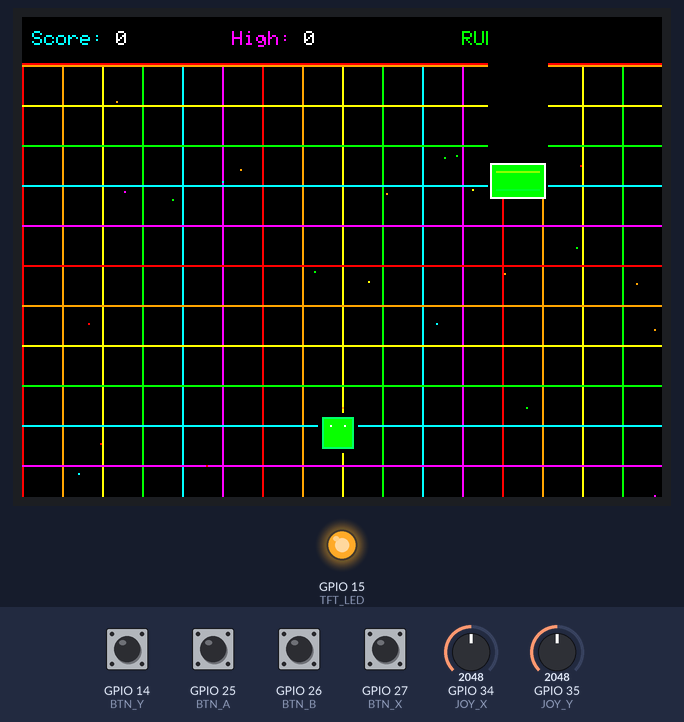
A sketch run on a simulated ESP32. Parts: 320×240 colour display, output pins drawn as LEDs (lit = HIGH). The inputs (shaded band) are chosen by the test bench; at power-on: GPIO 14 (BTN_Y), GPIO 25 (BTN_A), GPIO 26 (BTN_B), GPIO 27 (BTN_X) HIGH, GPIO 34 (JOY_X) = 2048, GPIO 35 (JOY_Y) = 2048. Random numbers use the default seed unless the sketch sets one.

Above: at 3.5 s.
3.6 s: GPIO 34 (JOY_X) set to 2567
6.2 s: GPIO 34 (JOY_X) set to 2656
At 8.6 s:
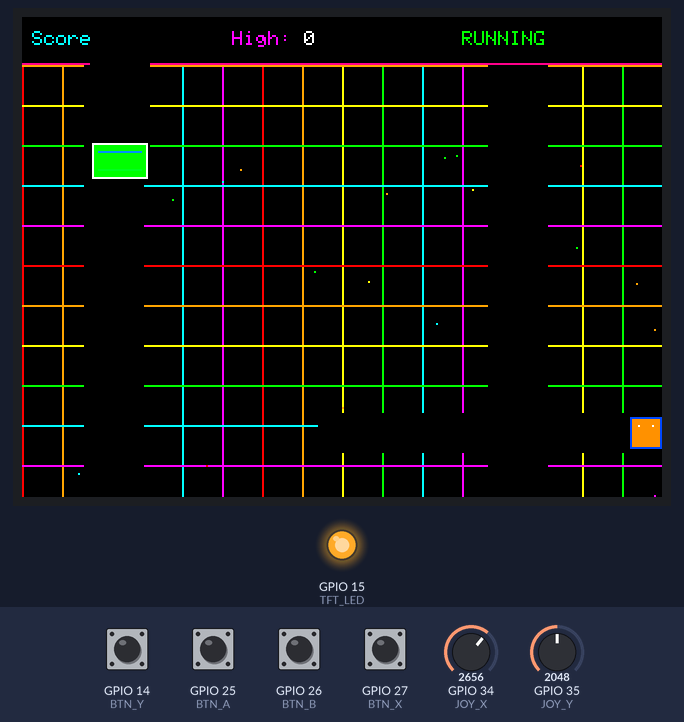
8.7 s: GPIO 25 (BTN_A) pulled LOW for 0.15 s
At 8.94 s:
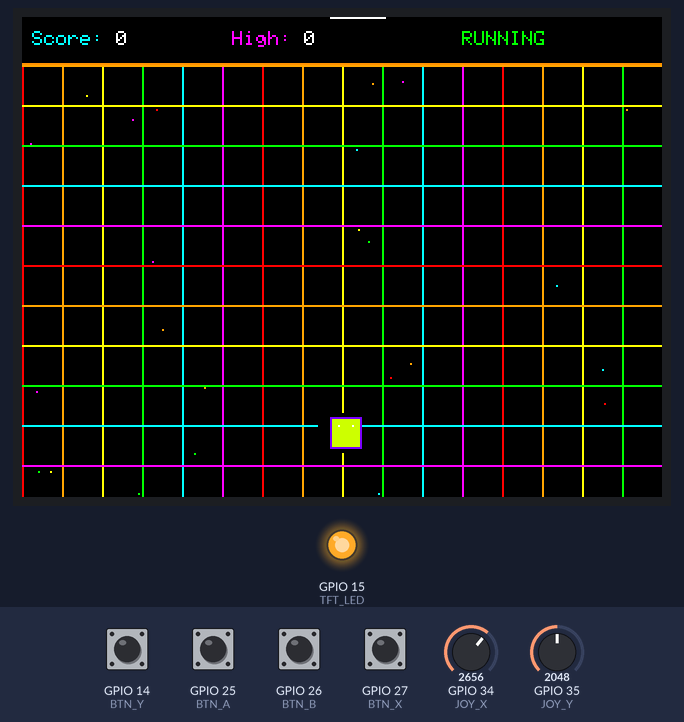
9.4 s: GPIO 26 (BTN_B) pulled LOW for 0.15 s
At 10.6 s:
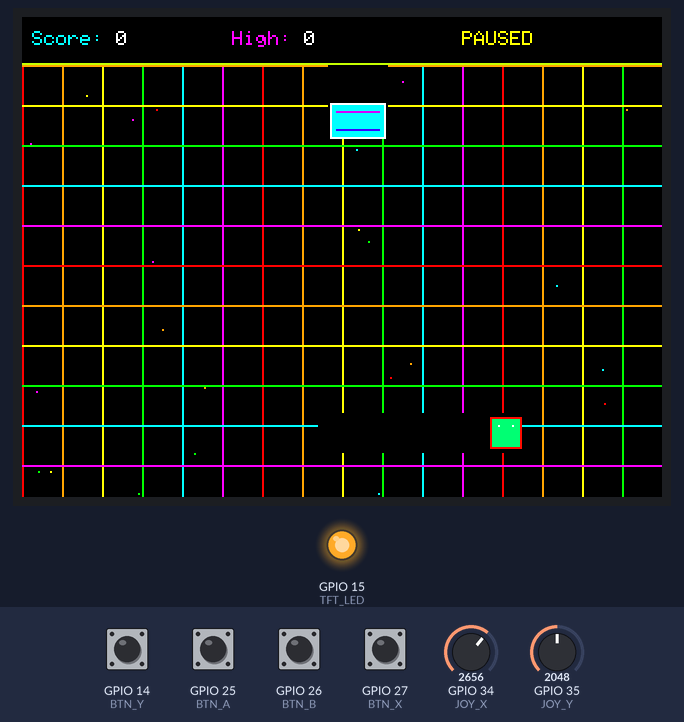
11.0 s: GPIO 25 (BTN_A) pulled LOW for 1 s
At 11.27 s:
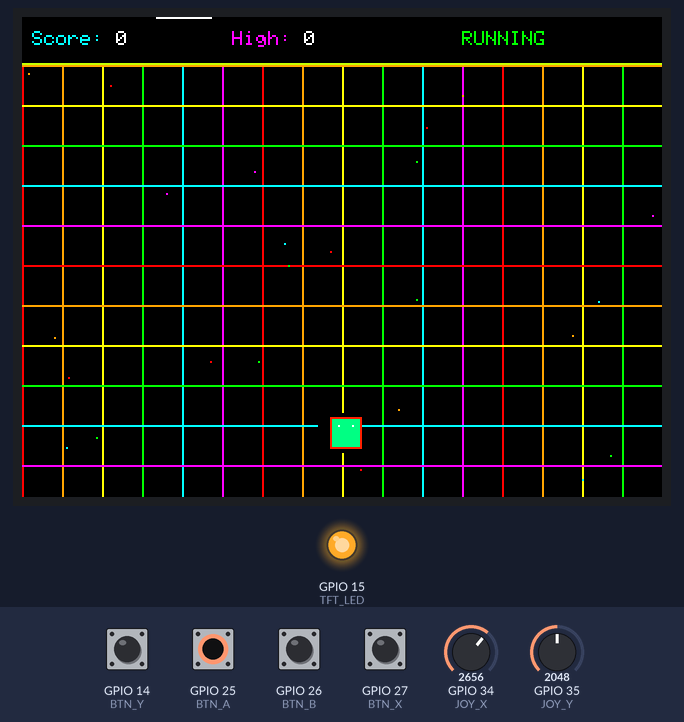
12.6 s: GPIO 14 (BTN_Y) pulled LOW for 0.15 s
At 12.86 s:
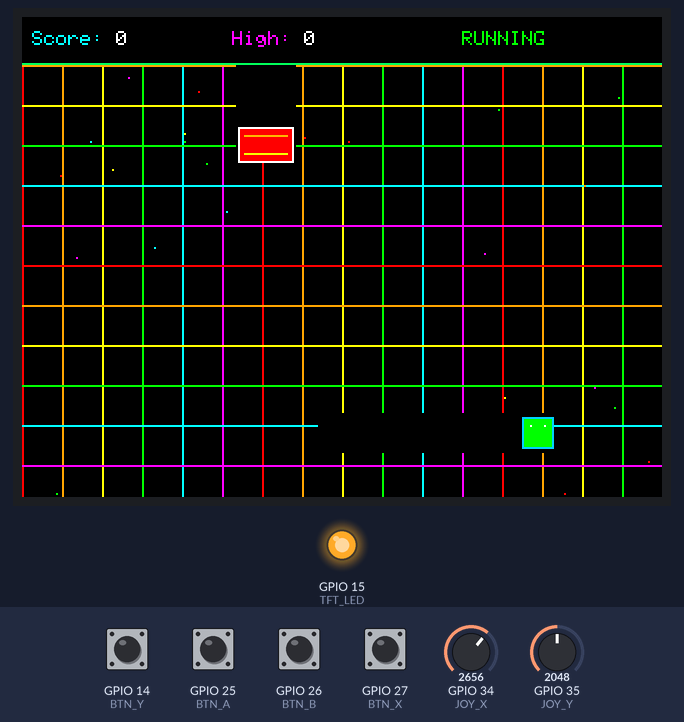
Timing chart, 0 to 15.6 s (numbered marks = the images above; inputs shaded):
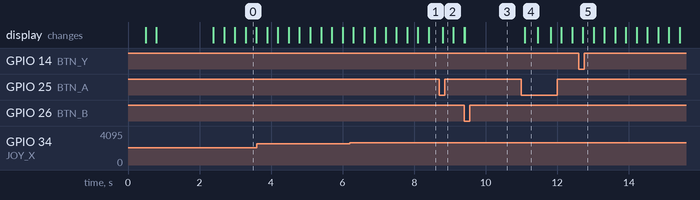

Measured:
- the behaviour switches between 2600 and 2601 on GPIO 34 (JOY_X) (found by bisection; images 0 and 1)
- after the input at 11.0 s, the display: changes after 0.09 s (image 4)

The sketch:

Block_Game_Test_Color.ino
```cpp
/*
  ESP32 + 2.8" SPI TFT + 4 Buttons + Joystick RGB Game
  Game: RGB Dodge

  TFT Wiring:
  TFT VCC   -> ESP32 5V/VIN
  TFT GND   -> ESP32 GND
  TFT SCK   -> GPIO 18
  TFT MOSI  -> GPIO 23
  TFT MISO  -> GPIO 19
  TFT CS    -> GPIO 5
  TFT DC    -> GPIO 2
  TFT RESET -> GPIO 4
  TFT LED   -> GPIO 15

  Button Wiring:
  Button A -> GPIO 25 -> button -> GND
  Button B -> GPIO 26 -> button -> GND
  Button X -> GPIO 27 -> button -> GND
  Button Y -> GPIO 14 -> button -> GND

  Joystick Wiring:
  Joystick GND -> ESP32 GND
  Joystick VCC -> ESP32 3V3
  Joystick VRx -> GPIO 34
  Joystick VRy -> GPIO 35
  Joystick SW  -> GPIO 32

  Libraries:
  - Adafruit GFX Library
  - Adafruit ILI9341
*/

#include <SPI.h>
#include <Adafruit_GFX.h>
#include <Adafruit_ILI9341.h>

// ---------------- TFT PINS ----------------
#define TFT_CS    5
#define TFT_DC    2
#define TFT_RST   4
#define TFT_MOSI  23
#define TFT_SCLK  18
#define TFT_MISO  19
#define TFT_LED   15

Adafruit_ILI9341 tft = Adafruit_ILI9341(TFT_CS, TFT_DC, TFT_RST);

// ---------------- BUTTON PINS ----------------
#define BTN_A 25
#define BTN_B 26
#define BTN_X 27
#define BTN_Y 14
#define JOY_SW 32

// ---------------- JOYSTICK PINS ----------------
#define JOY_X 34
#define JOY_Y 35

// ---------------- SCREEN SETTINGS ----------------
#define SCREEN_W 320
#define SCREEN_H 240

// ---------------- PLAYER SETTINGS ----------------
int playerX = 150;
int playerY = 200;
int oldPlayerX = 150;
int oldPlayerY = 200;

int playerSize = 16;
int playerSpeed = 4;
int colorMode = 0;

// ---------------- ENEMY SETTINGS ----------------
int enemyX = 40;
int enemyY = -20;
int oldEnemyX = 40;
int oldEnemyY = -20;

int enemyW = 28;
int enemyH = 18;
int enemySpeed = 3;
uint16_t enemyColor = ILI9341_RED;

// ---------------- GAME STATE ----------------
int score = 0;
int highScore = 0;

bool gameOver = false;
bool paused = false;

unsigned long lastFrame = 0;
const int frameDelay = 30;

unsigned long lastButtonTime = 0;
const int debounceDelay = 180;

int bgShift = 0;
int rgbTick = 0;

// ---------------- COLOR HELPERS ----------------

uint16_t rgb565(byte r, byte g, byte b) {
  return tft.color565(r, g, b);
}

uint16_t rainbowColor(int index) {
  index = index % 6;

  if (index == 0) return ILI9341_RED;
  if (index == 1) return ILI9341_ORANGE;
  if (index == 2) return ILI9341_YELLOW;
  if (index == 3) return ILI9341_GREEN;
  if (index == 4) return ILI9341_CYAN;
  return ILI9341_MAGENTA;
}

uint16_t smoothRGB(int step) {
  step = step % 1536;

  byte r = 0;
  byte g = 0;
  byte b = 0;

  if (step < 256) {
    r = 255;
    g = step;
    b = 0;
  } else if (step < 512) {
    r = 511 - step;
    g = 255;
    b = 0;
  } else if (step < 768) {
    r = 0;
    g = 255;
    b = step - 512;
  } else if (step < 1024) {
    r = 0;
    g = 1023 - step;
    b = 255;
  } else if (step < 1280) {
    r = step - 1024;
    g = 0;
    b = 255;
  } else {
    r = 255;
    g = 0;
    b = 1535 - step;
  }

  return rgb565(r, g, b);
}

// ---------------- GAME FUNCTIONS ----------------

bool buttonPressed(int pin) {
  return digitalRead(pin) == LOW;
}

void drawRGBBackground() {
  tft.fillScreen(ILI9341_BLACK);

  for (int x = 0; x < SCREEN_W; x += 20) {
    uint16_t c = rainbowColor((x / 20) % 6);
    tft.drawFastVLine(x, 24, SCREEN_H - 24, c);
  }

  for (int y = 24; y < SCREEN_H; y += 20) {
    uint16_t c = rainbowColor((y / 20) % 6);
    tft.drawFastHLine(0, y, SCREEN_W, c);
  }

  for (int i = 0; i < 25; i++) {
    int sx = random(0, SCREEN_W);
    int sy = random(28, SCREEN_H);
    uint16_t sc = rainbowColor(random(0, 6));
    tft.drawPixel(sx, sy, sc);
  }
}

void drawStartScreen() {
  tft.fillScreen(ILI9341_BLACK);

  for (int y = 0; y < SCREEN_H; y += 8) {
    tft.drawFastHLine(0, y, SCREEN_W, smoothRGB(y * 8));
  }

  tft.fillRect(20, 25, 280, 170, ILI9341_BLACK);
  tft.drawRect(20, 25, 280, 170, ILI9341_WHITE);

  tft.setTextColor(ILI9341_RED);
  tft.setTextSize(3);
  tft.setCursor(65, 40);
  tft.print("R");

  tft.setTextColor(ILI9341_GREEN);
  tft.print("G");

  tft.setTextColor(ILI9341_BLUE);
  tft.println("B");

  tft.setTextColor(ILI9341_CYAN);
  tft.setCursor(95, 75);
  tft.println("DODGE");

  tft.setTextColor(ILI9341_WHITE);
  tft.setTextSize(1);
  tft.setCursor(55, 125);
  tft.println("Joystick: Move");
  tft.setCursor(55, 140);
  tft.println("A: Restart   B: Pause");
  tft.setCursor(55, 155);
  tft.println("X: Dash      Y: RGB Mode");

  tft.setTextColor(ILI9341_YELLOW);
  tft.setCursor(65, 215);
  tft.println("Get ready...");

  delay(1500);
}

void drawHUD() {
  tft.fillRect(0, 0, SCREEN_W, 24, ILI9341_BLACK);

  tft.drawFastHLine(0, 23, SCREEN_W, smoothRGB(rgbTick * 8));

  tft.setTextSize(1);

  tft.setTextColor(ILI9341_CYAN);
  tft.setCursor(5, 7);
  tft.print("Score: ");

  tft.setTextColor(ILI9341_WHITE);
  tft.print(score);

  tft.setTextColor(ILI9341_MAGENTA);
  tft.setCursor(105, 7);
  tft.print("High: ");

  tft.setTextColor(ILI9341_WHITE);
  tft.print(highScore);

  tft.setCursor(220, 7);
  if (paused) {
    tft.setTextColor(ILI9341_YELLOW);
    tft.print("PAUSED");
  } else {
    tft.setTextColor(ILI9341_GREEN);
    tft.print("RUNNING");
  }
}

void resetGame() {
  playerX = 150;
  playerY = 200;
  oldPlayerX = playerX;
  oldPlayerY = playerY;

  enemyX = random(10, SCREEN_W - enemyW - 10);
  enemyY = -20;
  oldEnemyX = enemyX;
  oldEnemyY = enemyY;

  enemySpeed = 3;
  score = 0;
  gameOver = false;
  paused = false;

  enemyColor = rainbowColor(random(0, 6));

  drawRGBBackground();
  drawHUD();
}

void drawPlayer() {
  tft.fillRect(oldPlayerX - 2, oldPlayerY - 2, playerSize + 4, playerSize + 4, ILI9341_BLACK);

  uint16_t playerColor;

  if (colorMode == 0) {
    playerColor = smoothRGB(rgbTick * 16);
  } else if (colorMode == 1) {
    playerColor = rainbowColor(score + rgbTick / 10);
  } else {
    playerColor = ILI9341_WHITE;
  }

  tft.fillRect(playerX, playerY, playerSize, playerSize, playerColor);
  tft.drawRect(playerX, playerY, playerSize, playerSize, smoothRGB(rgbTick * 20));

  tft.drawPixel(playerX + 4, playerY + 4, ILI9341_WHITE);
  tft.drawPixel(playerX + 11, playerY + 4, ILI9341_WHITE);

  oldPlayerX = playerX;
  oldPlayerY = playerY;
}

void drawEnemy() {
  tft.fillRect(oldEnemyX - 1, oldEnemyY - 1, enemyW + 2, enemyH + 2, ILI9341_BLACK);

  tft.fillRect(enemyX, enemyY, enemyW, enemyH, enemyColor);
  tft.drawRect(enemyX, enemyY, enemyW, enemyH, ILI9341_WHITE);

  tft.drawFastHLine(enemyX + 3, enemyY + 4, enemyW - 6, smoothRGB(rgbTick * 12));
  tft.drawFastHLine(enemyX + 3, enemyY + enemyH - 5, enemyW - 6, smoothRGB(rgbTick * 18));

  oldEnemyX = enemyX;
  oldEnemyY = enemyY;
}

bool checkCollision() {
  return (
    playerX < enemyX + enemyW &&
    playerX + playerSize > enemyX &&
    playerY < enemyY + enemyH &&
    playerY + playerSize > enemyY
  );
}

void showGameOver() {
  gameOver = true;

  if (score > highScore) {
    highScore = score;
  }

  tft.fillScreen(ILI9341_BLACK);

  for (int i = 0; i < 80; i++) {
    int x = random(0, SCREEN_W);
    int y = random(0, SCREEN_H);
    tft.drawPixel(x, y, rainbowColor(random(0, 6)));
  }

  tft.setTextColor(ILI9341_RED);
  tft.setTextSize(3);
  tft.setCursor(55, 50);
  tft.println("GAME OVER");

  tft.setTextColor(ILI9341_WHITE);
  tft.setTextSize(2);
  tft.setCursor(90, 105);
  tft.print("Score: ");
  tft.print(score);

  tft.setTextColor(ILI9341_CYAN);
  tft.setCursor(90, 135);
  tft.print("High: ");
  tft.print(highScore);

  tft.setTextColor(ILI9341_YELLOW);
  tft.setTextSize(1);
  tft.setCursor(70, 190);
  tft.println("Press Button A to restart");
}

void handleButtons() {
  if (millis() - lastButtonTime < debounceDelay) {
    return;
  }

  if (buttonPressed(BTN_A)) {
    lastButtonTime = millis();
    resetGame();
    return;
  }

  if (buttonPressed(BTN_B) && !gameOver) {
    lastButtonTime = millis();
    paused = !paused;
    drawHUD();
    return;
  }

  if (buttonPressed(BTN_Y) && !gameOver) {
    lastButtonTime = millis();
    colorMode++;

    if (colorMode > 2) {
      colorMode = 0;
    }

    drawHUD();
    return;
  }
}

void handleJoystick() {
  int joyX = analogRead(JOY_X);
  int joyY = analogRead(JOY_Y);

  int moveX = 0;
  int moveY = 0;

  if (joyX < 1400) {
    moveX = -1;
  } else if (joyX > 2600) {
    moveX = 1;
  }

  if (joyY < 1400) {
    moveY = -1;
  } else if (joyY > 2600) {
    moveY = 1;
  }

  int speed = playerSpeed;

  if (buttonPressed(BTN_X)) {
    speed = 9;
  }

  playerX += moveX * speed;
  playerY += moveY * speed;

  if (playerX < 0) {
    playerX = 0;
  }

  if (playerX > SCREEN_W - playerSize) {
    playerX = SCREEN_W - playerSize;
  }

  if (playerY < 24) {
    playerY = 24;
  }

  if (playerY > SCREEN_H - playerSize) {
    playerY = SCREEN_H - playerSize;
  }
}

void updateEnemy() {
  enemyY += enemySpeed;

  if (enemyY > SCREEN_H) {
    enemyY = -enemyH;
    enemyX = random(10, SCREEN_W - enemyW - 10);
    enemyColor = rainbowColor(random(0, 6));

    score++;

    if (score % 5 == 0 && enemySpeed < 10) {
      enemySpeed++;
    }

    drawHUD();
  }
}

void setup() {
  Serial.begin(115200);
  delay(500);

  pinMode(TFT_LED, OUTPUT);
  digitalWrite(TFT_LED, HIGH);

  pinMode(BTN_A, INPUT_PULLUP);
  pinMode(BTN_B, INPUT_PULLUP);
  pinMode(BTN_X, INPUT_PULLUP);
  pinMode(BTN_Y, INPUT_PULLUP);
  pinMode(JOY_SW, INPUT_PULLUP);

  SPI.begin(TFT_SCLK, TFT_MISO, TFT_MOSI, TFT_CS);

  tft.begin();
  tft.setRotation(1);

  randomSeed(analogRead(JOY_X));

  drawStartScreen();
  resetGame();
}

void loop() {
  handleButtons();

  if (gameOver) {
    return;
  }

  if (paused) {
    return;
  }

  if (millis() - lastFrame < frameDelay) {
    return;
  }

  lastFrame = millis();
  rgbTick++;

  handleJoystick();
  updateEnemy();

  drawPlayer();
  drawEnemy();

  if (checkCollision()) {
    showGameOver();
  }
}
```
